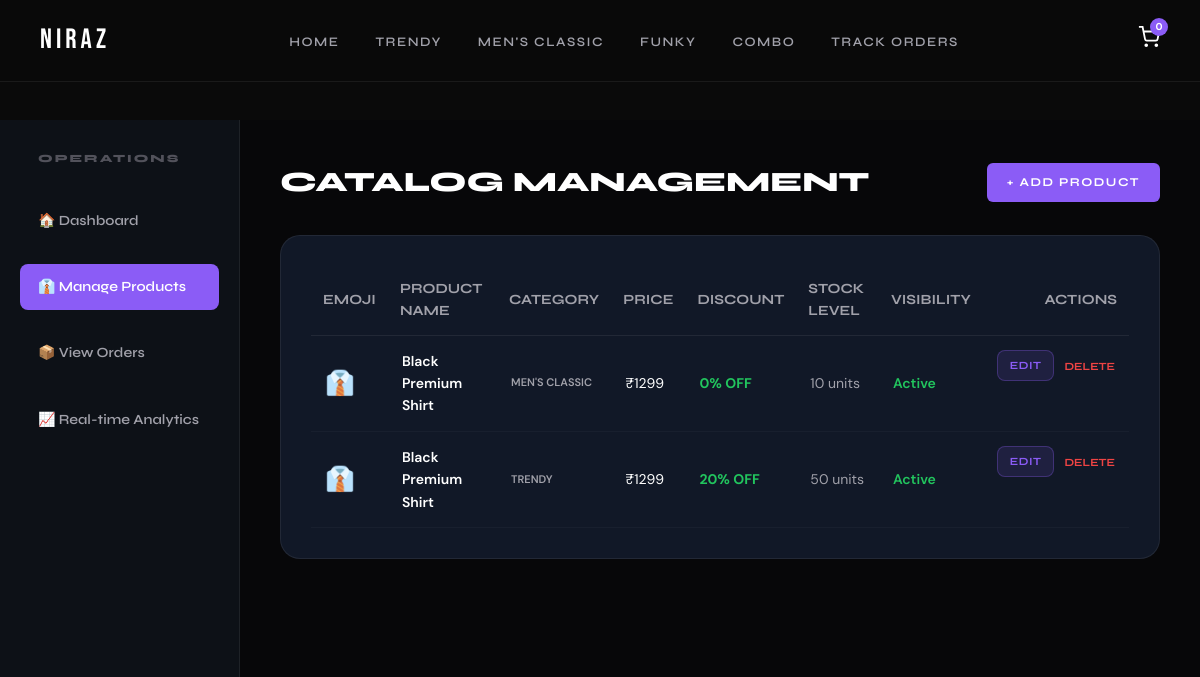
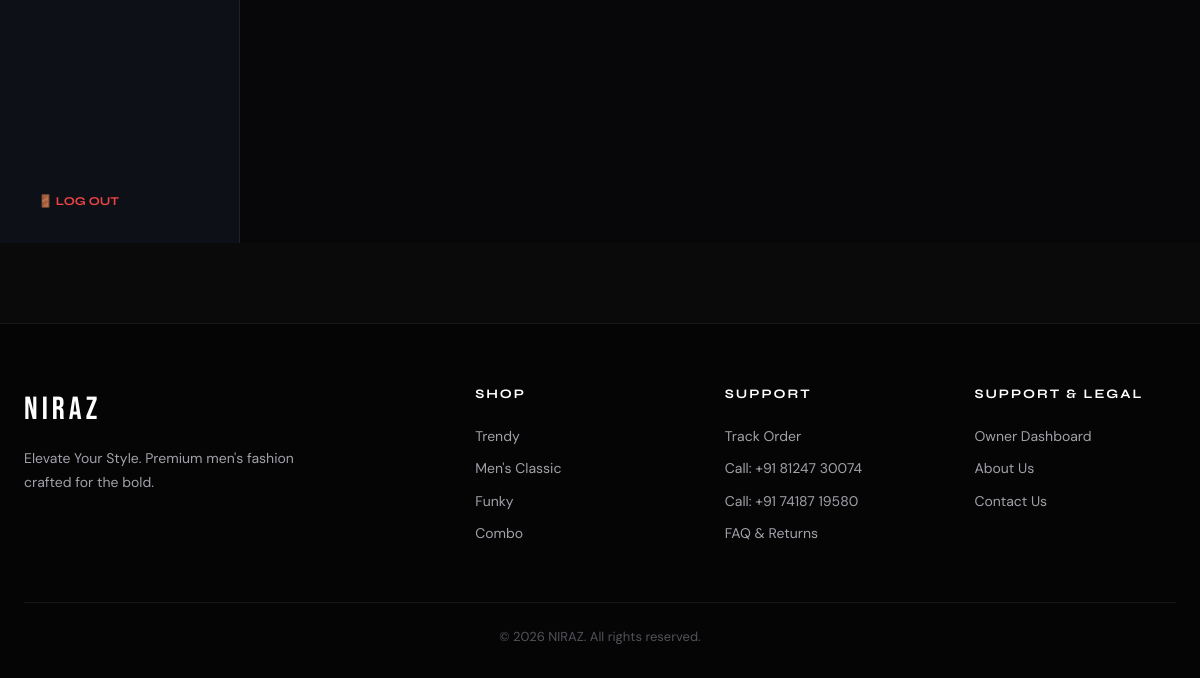
The page /dashboard/products/ (signed in) on the database as committed earlier (2 pictures, top to bottom).
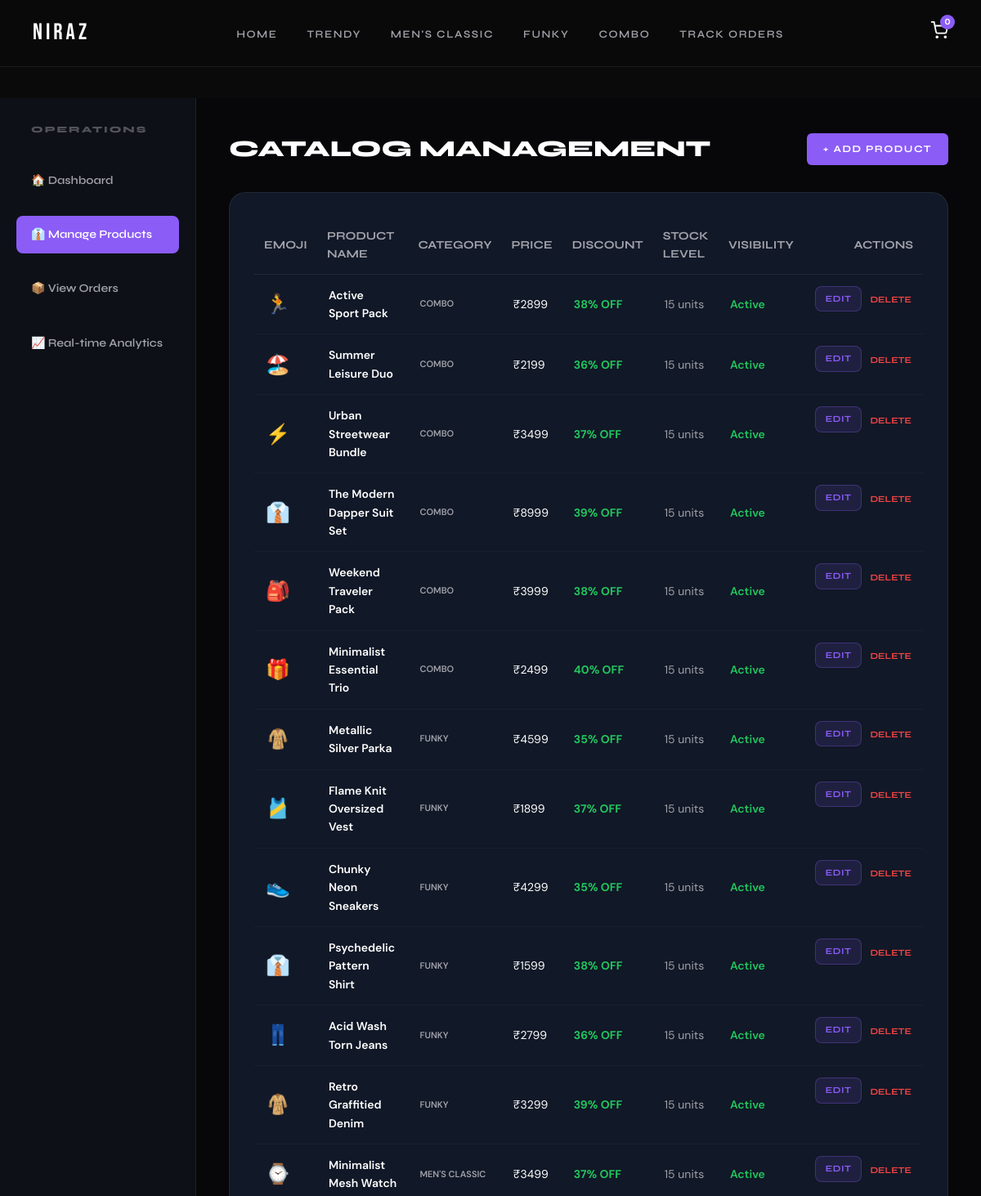
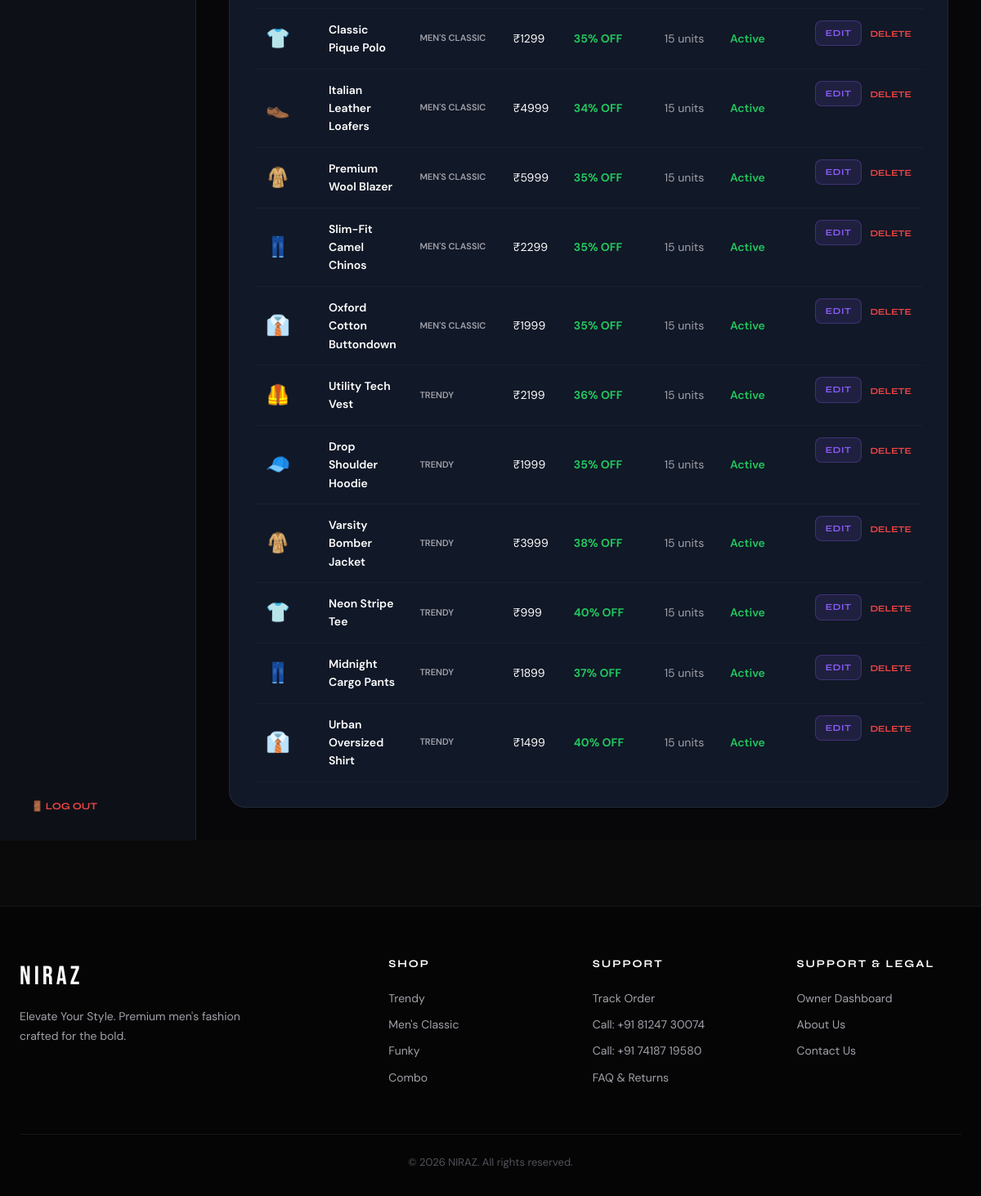
The same page on the database as committed later (2 pictures, top to bottom).
### products/models.py (models this page shows, shortened)
class Product(models.Model):
    category = models.ForeignKey(Category, related_name='products', on_delete=models.CASCADE)
    name = models.CharField(max_length=200)
    slug = models.SlugField(max_length=220, unique=True, blank=True)
    description = models.TextField()
    price = models.DecimalField(max_digits=10, decimal_places=2)  # Decimals are correct for database transactions
    discount_percent = models.PositiveIntegerField(default=0)  # E.g. 40
    stock = models.PositiveIntegerField(default=10)
    available = models.BooleanField(default=True)
    featured = models.BooleanField(default=False)
    is_new = models.BooleanField(default=False)
    created_at = models.DateTimeField(auto_now_add=True)
    updated_at = models.DateTimeField(auto_now=True)
    emoji = models.CharField(max_length=10, default="👔")
    @property
    def price_as_int(self):
        return int(self.price)

class Category(models.Model):
    name = models.CharField(max_length=100)
    slug = models.SlugField(max_length=120, unique=True, blank=True)
    description = models.TextField(blank=True, null=True)
    image = models.ImageField(upload_to='categories/', blank=True, null=True)  # Will auto-use Cloudinary if designated
    created_at = models.DateTimeField(auto_now_add=True)
    class Meta:
        verbose_name_plural = 'Categories'

### dashboard/views.py (the view)
# urls.py: path('products/', views.product_list, name='product_list'),
@login_required
def product_list(request):
    products = Product.objects.all().order_by('-created_at')
    return render(request, 'dashboard/products.html', {'products': products})

### cart/cart.py (called while the page is built)
    def __len__(self):
        return sum(item['quantity'] for item in self.cart.values())

### cart/context_processors.py (called while the page is built)
def cart(request):
    return {'cart': Cart(request)}

### templates/dashboard/products.html (shortened to what the changed rows need)
{% extends 'base.html' %}
{% load static %}
{% block content %}
<div class="container section" style="padding-top:120px;">
  <div class="dashboard-container">
    <div class="dash-content">
      <div style="display: flex; justify-content: space-between; align-items: center; margin-bottom: 30px;">
        <h2 style="font-family: var(--font-head); font-size: 28px; font-weight:800;">CATALOG MANAGEMENT</h2>
      </div>
      <div style="background: var(--card); border: 1px solid var(--border); border-radius: var(--radius-lg); padding: 30px;">
        <div style="overflow-x: auto;">
          <table style="width: 100%; border-collapse: collapse; text-align: left; font-size: 14px;">
            <thead>
              <tr style="border-bottom: 1px solid var(--border); color: var(--gray); font-family: var(--font-head); font-weight:700;">
                <th style="padding:12px;">EMOJI</th>
                <th style="padding:12px;">PRODUCT NAME</th>
                <th style="padding:12px;">CATEGORY</th>
                <th style="padding:12px;">PRICE</th>
                <th style="padding:12px;">DISCOUNT</th>
                <th style="padding:12px;">STOCK LEVEL</th>
                <th style="padding:12px;">VISIBILITY</th>
                <th style="padding:12px; text-align: right;">ACTIONS</th>
              </tr>
            </thead>
            <tbody>
              {% for p in products %}
              <tr style="border-bottom: 1px solid rgba(255,255,255,0.03); color: var(--gray);">
                <td style="padding:14px; font-size: 24px;">{{ p.emoji }}</td>
                <td style="padding:14px; font-weight: 600; color: var(--white);">{{ p.name }}</td>
                <td style="padding:14px; text-transform: uppercase; font-size:11px; font-weight:600;">{{ p.category.name }}</td>
                <td style="padding:14px; color: var(--white);">₹{{ p.price_as_int }}</td>
                <td style="padding:14px; color: var(--green); font-weight:700;">{{ p.discount_percent }}% OFF</td>
                <td style="padding:14px; {% if p.stock < 5 %} color: #EF4444; font-weight: 700; {% endif %}">
                  {{ p.stock }} units
                </td>
                <td style="padding:14px;">
                  {% if p.available %}
                    <span style="color:var(--green); font-weight: 600;">Active</span>
                  {% else %}
                    <span style="color:var(--gray2);">Hidden</span>
                  {% endif %}
                </td>
                <td style="padding:14px; text-align: right; display:flex; justify-content: flex-end; gap:10px; align-items:center;">
                  <a href="{% url 'dashboard:product_edit' pk=p.id %}" class="btn-cart" style="flex: none; padding: 6px 12px; font-size:11px; text-decoration:none;">Edit</a>
                  <form action="{% url 'dashboard:product_delete' pk=p.id %}" method="post" onsubmit="return confirm('Completely delete Product: {{ p.name }}?');" style="margin:0;">
                    <button type="submit" style="background: none; border: none; color: #EF4444; font-family: var(--font-head); font-weight: 700; font-size: 11px; text-transform: uppercase; cursor: pointer;">
                      Delete
                    </button>
                  </form>
                </td>
              </tr>
              {% empty %}
              <tr>
                <td colspan="8" style="padding: 20px; text-align: center; color: var(--gray2);">No products found inside the catalog. Select "+ Add Product" to get started!</td>
              </tr>
              {% endfor %}
            </tbody>
          </table>
        </div>
      </div>
    </div>
  </div>
</div>
{% endblock %}

Rows that differ between the two databases and show on the page:
removed Product: emoji "👔", name "Black Premium Shirt", category.name "MEN'S CLASSIC", price_as_int "1299", discount_percent "0", stock "10", available "Active"
removed Product: emoji "👔", name "Black Premium Shirt", category.name "TRENDY", price_as_int "1299", discount_percent "20", stock "50", available "Active"
added Product: emoji "🏃", name "Active Sport Pack", category.name "COMBO", price_as_int "2899", discount_percent "38", stock "15", available "Active"
added Product: emoji "🏖️", name "Summer Leisure Duo", category.name "COMBO", price_as_int "2199", discount_percent "36", stock "15", available "Active"
added Product: emoji "⚡", name "Urban Streetwear Bundle", category.name "COMBO", price_as_int "3499", discount_percent "37", stock "15", available "Active"
added Product: emoji "👔", name "The Modern Dapper Suit Set", category.name "COMBO", price_as_int "8999", discount_percent "39", stock "15", available "Active"
added Product: emoji "🎒", name "Weekend Traveler Pack", category.name "COMBO", price_as_int "3999", discount_percent "38", stock "15", available "Active"
added Product: emoji "🎁", name "Minimalist Essential Trio", category.name "COMBO", price_as_int "2499", discount_percent "40", stock "15", available "Active"
added Product: emoji "🧥", name "Metallic Silver Parka", category.name "FUNKY", price_as_int "4599", discount_percent "35", stock "15", available "Active"
added Product: emoji "🎽", name "Flame Knit Oversized Vest", category.name "FUNKY", price_as_int "1899", discount_percent "37", stock "15", available "Active"
added Product: emoji "👟", name "Chunky Neon Sneakers", category.name "FUNKY", price_as_int "4299", discount_percent "35", stock "15", available "Active"
added Product: emoji "👔", name "Psychedelic Pattern Shirt", category.name "FUNKY", price_as_int "1599", discount_percent "38", stock "15", available "Active"
added Product: emoji "👖", name "Acid Wash Torn Jeans", category.name "FUNKY", price_as_int "2799", discount_percent "36", stock "15", available "Active"
added Product: emoji "🧥", name "Retro Graffitied Denim", category.name "FUNKY", price_as_int "3299", discount_percent "39", stock "15", available "Active"
added Product: emoji "⌚", name "Minimalist Mesh Watch", category.name "MEN'S CLASSIC", price_as_int "3499", discount_percent "37", stock "15", available "Active"
added Product: emoji "👕", name "Classic Pique Polo", category.name "MEN'S CLASSIC", price_as_int "1299", discount_percent "35", stock "15", available "Active"
added Product: emoji "👞", name "Italian Leather Loafers", category.name "MEN'S CLASSIC", price_as_int "4999", discount_percent "34", stock "15", available "Active"
added Product: emoji "🧥", name "Premium Wool Blazer", category.name "MEN'S CLASSIC", price_as_int "5999", discount_percent "35", stock "15", available "Active"
added Product: emoji "👖", name "Slim-Fit Camel Chinos", category.name "MEN'S CLASSIC", price_as_int "2299", discount_percent "35", stock "15", available "Active"
added Product: emoji "👔", name "Oxford Cotton Buttondown", category.name "MEN'S CLASSIC", price_as_int "1999", discount_percent "35", stock "15", available "Active"
added Product: emoji "🦺", name "Utility Tech Vest", category.name "TRENDY", price_as_int "2199", discount_percent "36", stock "15", available "Active"
added Product: emoji "🧢", name "Drop Shoulder Hoodie", category.name "TRENDY", price_as_int "1999", discount_percent "35", stock "15", available "Active"
added Product: emoji "🧥", name "Varsity Bomber Jacket", category.name "TRENDY", price_as_int "3999", discount_percent "38", stock "15", available "Active"
added Product: emoji "👕", name "Neon Stripe Tee", category.name "TRENDY", price_as_int "999", discount_percent "40", stock "15", available "Active"
added Product: emoji "👖", name "Midnight Cargo Pants", category.name "TRENDY", price_as_int "1899", discount_percent "37", stock "15", available "Active"
added Product: emoji "👔", name "Urban Oversized Shirt", category.name "TRENDY", price_as_int "1499", discount_percent "40", stock "15", available "Active"
